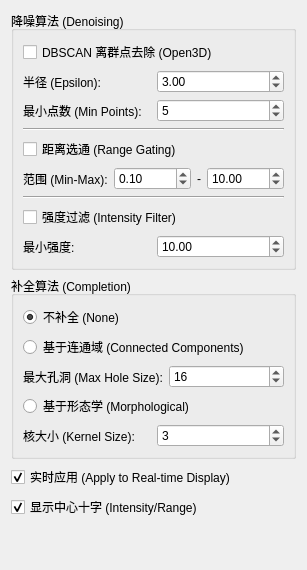
          <widget class="QWidget" name="tab_algo">
           <attribute name="title">
            <string>算法设置</string>
           </attribute>
           <layout class="QVBoxLayout" name="verticalLayout_algo">
            <item>
             <widget class="QGroupBox" name="grp_denoise">
              <property name="title">
               <string>降噪算法 (Denoising)</string>
              </property>
              <layout class="QVBoxLayout" name="verticalLayout_2">
               <item>
                <widget class="QCheckBox" name="chk_dbscan">
                 <property name="text">
                  <string>DBSCAN 离群点去除 (Open3D)</string>
                 </property>
                </widget>
               </item>
               <item>
                <layout class="QHBoxLayout" name="horizontalLayout">
                 <item>
                  <widget class="QLabel" name="label">
                   <property name="text">
                    <string>半径 (Epsilon):</string>
                   </property>
                  </widget>
                 </item>
                 <item>
                  <widget class="QDoubleSpinBox" name="sb_dbscan_eps">
                   <property name="decimals">
                    <number>2</number>
                   </property>
                   <property name="singleStep">
                    <double>0.010000000000000</double>
                   </property>
                   <property name="value">
                    <double>3.000000000000000</double>
                   </property>
                  </widget>
                 </item>
                </layout>
               </item>
               <item>
                <layout class="QHBoxLayout" name="horizontalLayout_2">
                 <item>
                  <widget class="QLabel" name="label_2">
                   <property name="text">
                    <string>最小点数 (Min Points):</string>
                   </property>
                  </widget>
                 </item>
                 <item>
                  <widget class="QSpinBox" name="sb_dbscan_min_points">
                   <property name="value">
                    <number>5</number>
                   </property>
                  </widget>
                 </item>
                </layout>
               </item>
               <item>
                <widget class="Line" name="line">
                 <property name="orientation">
                  <enum>Qt::Horizontal</enum>
                 </property>
                </widget>
               </item>
               <item>
                <widget class="QCheckBox" name="chk_range_gate">
                 <property name="text">
                  <string>距离选通 (Range Gating)</string>
                 </property>
                </widget>
               </item>
               <item>
                <layout class="QHBoxLayout" name="horizontalLayout_3">
                 <item>
                  <widget class="QLabel" name="label_3">
                   <property name="text">
                    <string>范围 (Min-Max):</string>
                   </property>
                  </widget>
                 </item>
                 <item>
                  <widget class="QDoubleSpinBox" name="sb_range_min">
                   <property name="maximum">
                    <double>10000.000000000000000</double>
                   </property>
                   <property name="value">
                    <double>0.100000000000000</double>
                   </property>
                  </widget>
                 </item>
                 <item>
                  <widget class="QLabel" name="label_4">
                   <property name="text">
                    <string>-</string>
                   </property>
                  </widget>
                 </item>
                 <item>
                  <widget class="QDoubleSpinBox" name="sb_range_max">
                   <property name="maximum">
                    <double>10000.000000000000000</double>
                   </property>
                   <property name="value">
                    <double>10.000000000000000</double>
                   </property>
                  </widget>
                 </item>
                </layout>
               </item>
               <item>
                <widget class="Line" name="line_2">
                 <property name="orientation">
                  <enum>Qt::Horizontal</enum>
                 </property>
                </widget>
               </item>
               <item>
                <widget class="QCheckBox" name="chk_intensity_filter">
                 <property name="text">
                  <string>强度过滤 (Intensity Filter)</string>
                 </property>
                </widget>
               </item>
               <item>
                <layout class="QHBoxLayout" name="horizontalLayout_4">
                 <item>
                  <widget class="QLabel" name="label_5">
                   <property name="text">
                    <string>最小强度:</string>
                   </property>
                  </widget>
                 </item>
                 <item>
                  <widget class="QDoubleSpinBox" name="sb_min_intensity">
                   <property name="maximum">
                    <double>65535.000000000000000</double>
                   </property>
                   <property name="value">
                    <double>10.000000000000000</double>
                   </property>
                  </widget>
                 </item>
                </layout>
               </item>
              </layout>
             </widget>
            </item>
            <item>
             <widget class="QGroupBox" name="grp_completion">
              <property name="title">
               <string>补全算法 (Completion)</string>
              </property>
              <layout class="QVBoxLayout" name="verticalLayout_3">
               <item>
                <widget class="QRadioButton" name="rb_comp_none">
                 <property name="text">
                  <string>不补全 (None)</string>
                 </property>
                 <property name="checked">
                  <bool>true</bool>
                 </property>
                </widget>
               </item>
               <item>
                <widget class="QRadioButton" name="rb_comp_conn">
                 <property name="text">
                  <string>基于连通域 (Connected Components)</string>
                 </property>
                </widget>
               </item>
               <item>
                <layout class="QHBoxLayout" name="horizontalLayout_5">
                 <item>
                  <widget class="QLabel" name="label_6">
                   <property name="text">
                    <string>最大孔洞 (Max Hole Size):</string>
                   </property>
                  </widget>
                 </item>
                 <item>
                  <widget class="QSpinBox" name="sb_hole_size">
                   <property name="value">
                    <number>16</number>
                   </property>
                  </widget>
                 </item>
                </layout>
               </item>
               <item>
                <widget class="QRadioButton" name="rb_comp_morph">
                 <property name="text">
                  <string>基于形态学 (Morphological)</string>
                 </property>
                </widget>
               </item>
               <item>
                <layout class="QHBoxLayout" name="horizontalLayout_6">
                 <item>
                  <widget class="QLabel" name="label_7">
                   <property name="text">
                    <string>核大小 (Kernel Size):</string>
                   </property>
                  </widget>
                 </item>
                 <item>
                  <widget class="QSpinBox" name="sb_morph_kernel">
                   <property name="value">
                    <number>3</number>
                   </property>
                  </widget>
                 </item>
                </layout>
               </item>
              </layout>
             </widget>
            </item>
            <item>
             <widget class="QCheckBox" name="chk_apply_realtime">
              <property name="text">
               <string>实时应用 (Apply to Real-time Display)</string>
              </property>
              <property name="checked">
               <bool>true</bool>
              </property>
             </widget>
            </item>
           <item>
            <widget class="QCheckBox" name="chk_center_cross">
             <property name="text">
              <string>显示中心十字 (Intensity/Range)</string>
             </property>
             <property name="checked">
              <bool>true</bool>
             </property>
            </widget>
           </item>
            <item>
             <spacer name="verticalSpacer_2">
              <property name="orientation">
               <enum>Qt::Vertical</enum>
              </property>
              <property name="sizeHint" stdset="0">
               <size>
                <width>20</width>
                <height>40</height>
               </size>
              </property>
             </spacer>
            </item>
           </layout>
          </widget>
